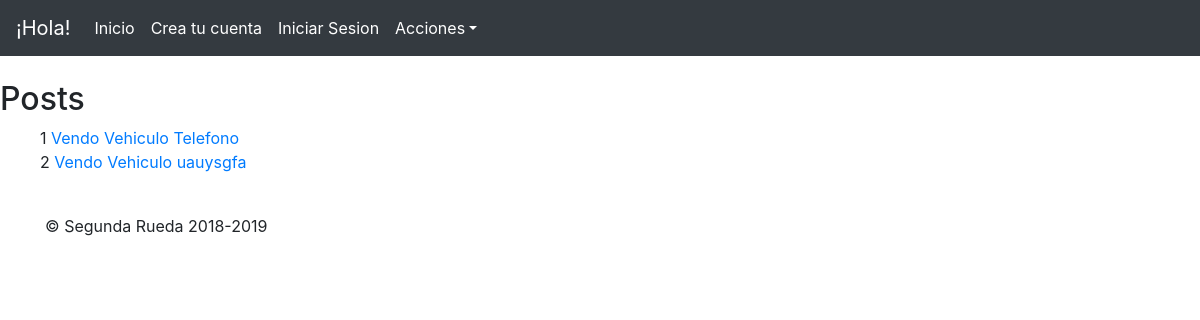
The app's page /posts/, older data.
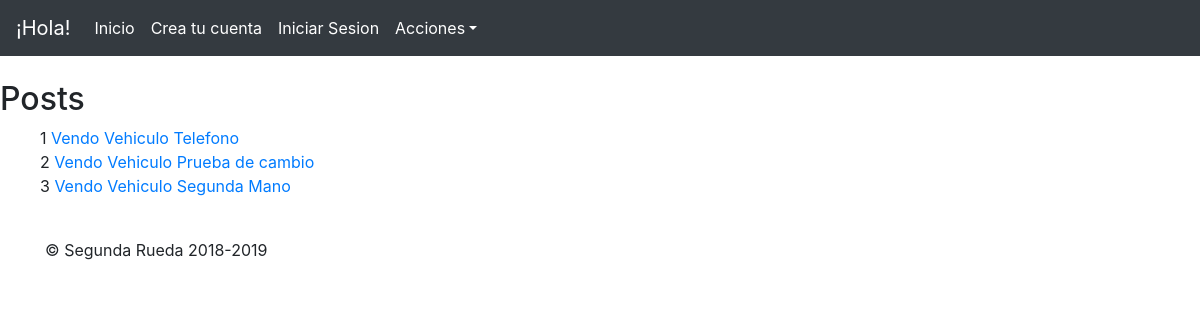
The same page, newer data.
### SeRu/models.py (models this page shows, shortened)
class Post(models.Model):
	nombre_post = models.CharField(max_length=50,null=False,default='Vendo Vehiculo')
	usuario_creador = models.ForeignKey('User',on_delete=models.CASCADE)
	vehiculo_id = models.ForeignKey('Vehiculo',on_delete=models.CASCADE)
	ubicacion = models.CharField(max_length=100,null=False)
	descripcion = models.TextField(null=False)
	precio = models.PositiveIntegerField(null=False)

### SeRu/views.py (the view)
# urls.py: url(r'^posts/$', ListaPosts.as_view(), name='posts'),
class ListaPosts(ListView):
	model = Post
	template_name='SeRu/posts.html'

### SeRu/templates/SeRu/posts.html
{% extends "base.html" %}
{% block content %}
    <h2>Posts</h2>
    <ul>
        {% for post in object_list %}
        	{{ post.pk }}
            <a href="http://127.0.0.1:8000/posts/mostrar/{{ post.id }}">{{ post.nombre_post }}</a><br>
        {% endfor %}
    </ul>
{% endblock %}

### SeRu/templates/base.html (shortened to what this page needs)
<!doctype html>
<html lang="en">
  <head>
    {% load static %}
    <link href="{% static 'SeRu/bootstrap.min.css' %}" rel="stylesheet">
    <link href="{% static 'SeRu/jumbotron.css' %}" rel="stylesheet">
  </head>
  <body>
    <nav class="navbar navbar-expand-md navbar-dark fixed-top bg-dark">
      {% if not user.is_authenticated %}
      <a class="navbar-brand" style="color: white;">¡Hola!</a>
      {% endif %}
      <div class="collapse navbar-collapse" id="navbarsExampleDefault">
        <ul class="navbar-nav mr-auto">
          <li class="nav-item active">
            <a class="nav-link" href="http://127.0.0.1:8000/">Inicio <span class="sr-only">(current)</span></a>
          </li>
          {% if not user.is_authenticated %}
          <li class="nav-item">
            <a class="nav-link" style="color: white;" href="http://127.0.0.1:8000/registrarse/">Crea tu cuenta</a>
          </li>
          {% endif %}
          {% if not user.is_authenticated %}
          <li class="nav-item">
            <a class="nav-link" style="color: white;" href="http://127.0.0.1:8000/accounts/login/">Iniciar Sesion</a>
          </li>
          {% endif %}
          <li class="nav-item dropdown">
            <a class="nav-link dropdown-toggle" style="color: white;" href="http://example.com" id="dropdown01" data-toggle="dropdown" aria-haspopup="true" aria-expanded="false">Acciones</a>
          </li>
        </ul>
      </div>
    </nav>
    <br>
    {% block content %}
    {% endblock %}
    <br>
    <footer class="container">
      <p>&copy; Segunda Rueda 2018-2019</p>
    </footer>
  </body>
</html>

### SeRu/static/SeRu/jumbotron.css (style rules this page uses)
body { padding-top: 3.5rem; }

Row changes from the older to the newer data that the page shows:
changed Post id 2: nombre_post "Vendo Vehiculo uauysgfa" → "Vendo Vehiculo Prueba de cambio"
added Post: pk "3", nombre_post "Vendo Vehiculo Segunda Mano"
